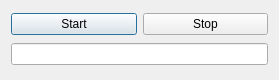
<?xml version="1.0" encoding="UTF-8"?>
<ui version="4.0">
 <class>Dialog</class>
 <widget class="QDialog" name="Dialog">
  <property name="geometry">
   <rect>
    <x>0</x>
    <y>0</y>
    <width>279</width>
    <height>80</height>
   </rect>
  </property>
  <property name="windowTitle">
   <string>Dialog</string>
  </property>
  <layout class="QVBoxLayout" name="verticalLayout">
   <item>
    <layout class="QHBoxLayout" name="horizontalLayout">
     <item>
      <widget class="QPushButton" name="btnStart">
       <property name="text">
        <string>Start</string>
       </property>
      </widget>
     </item>
     <item>
      <widget class="QPushButton" name="btnStop">
       <property name="text">
        <string>Stop</string>
       </property>
      </widget>
     </item>
    </layout>
   </item>
   <item>
    <widget class="QLineEdit" name="lineEdit"/>
   </item>
  </layout>
 </widget>
 <layoutdefault spacing="6" margin="11"/>
 <resources/>
 <connections/>
</ui>
